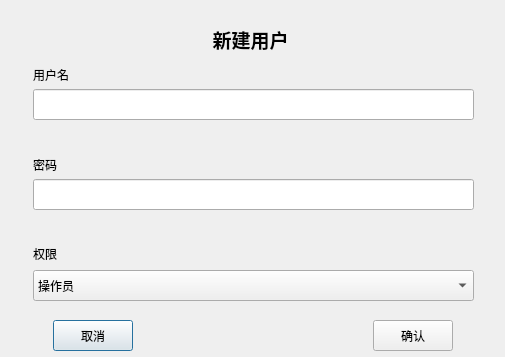
<?xml version="1.0" encoding="UTF-8"?>
<ui version="4.0">
 <class>newuserdlg</class>
 <widget class="QDialog" name="newuserdlg">
  <property name="geometry">
   <rect>
    <x>0</x>
    <y>0</y>
    <width>505</width>
    <height>357</height>
   </rect>
  </property>
  <property name="windowTitle">
   <string>Dialog</string>
  </property>
  <widget class="QLabel" name="title">
   <property name="geometry">
    <rect>
     <x>20</x>
     <y>19</y>
     <width>461</width>
     <height>41</height>
    </rect>
   </property>
   <property name="text">
    <string>&lt;html&gt;&lt;head/&gt;&lt;body&gt;&lt;p&gt;&lt;span style=&quot; font-size:14pt; font-weight:600;&quot;&gt;新建用户&lt;/span&gt;&lt;/p&gt;&lt;/body&gt;&lt;/html&gt;</string>
   </property>
   <property name="alignment">
    <set>Qt::AlignCenter</set>
   </property>
  </widget>
  <widget class="QLabel" name="tooltip_1">
   <property name="geometry">
    <rect>
     <x>33</x>
     <y>129</y>
     <width>54</width>
     <height>12</height>
    </rect>
   </property>
   <property name="text">
    <string/>
   </property>
  </widget>
  <widget class="QPushButton" name="cancelButton">
   <property name="geometry">
    <rect>
     <x>53</x>
     <y>320</y>
     <width>80</width>
     <height>31</height>
    </rect>
   </property>
   <property name="text">
    <string>取消</string>
   </property>
  </widget>
  <widget class="QLabel" name="label_2">
   <property name="geometry">
    <rect>
     <x>33</x>
     <y>159</y>
     <width>54</width>
     <height>12</height>
    </rect>
   </property>
   <property name="text">
    <string>密码</string>
   </property>
  </widget>
  <widget class="QLineEdit" name="passwordEdit">
   <property name="geometry">
    <rect>
     <x>33</x>
     <y>179</y>
     <width>441</width>
     <height>31</height>
    </rect>
   </property>
  </widget>
  <widget class="QLabel" name="tooltip_2">
   <property name="geometry">
    <rect>
     <x>33</x>
     <y>219</y>
     <width>54</width>
     <height>12</height>
    </rect>
   </property>
   <property name="text">
    <string/>
   </property>
  </widget>
  <widget class="QLineEdit" name="nameEdit">
   <property name="geometry">
    <rect>
     <x>33</x>
     <y>89</y>
     <width>441</width>
     <height>31</height>
    </rect>
   </property>
  </widget>
  <widget class="QPushButton" name="okButton">
   <property name="geometry">
    <rect>
     <x>373</x>
     <y>320</y>
     <width>80</width>
     <height>31</height>
    </rect>
   </property>
   <property name="text">
    <string>确认</string>
   </property>
  </widget>
  <widget class="QLabel" name="label">
   <property name="geometry">
    <rect>
     <x>33</x>
     <y>69</y>
     <width>54</width>
     <height>12</height>
    </rect>
   </property>
   <property name="text">
    <string>用户名</string>
   </property>
  </widget>
  <widget class="QLabel" name="label_3">
   <property name="geometry">
    <rect>
     <x>33</x>
     <y>248</y>
     <width>54</width>
     <height>12</height>
    </rect>
   </property>
   <property name="text">
    <string>权限</string>
   </property>
  </widget>
  <widget class="QComboBox" name="permisssionComboBox">
   <property name="geometry">
    <rect>
     <x>33</x>
     <y>270</y>
     <width>441</width>
     <height>31</height>
    </rect>
   </property>
   <item>
    <property name="text">
     <string>操作员</string>
    </property>
   </item>
   <item>
    <property name="text">
     <string>管理员</string>
    </property>
   </item>
  </widget>
 </widget>
 <resources/>
 <connections/>
</ui>
